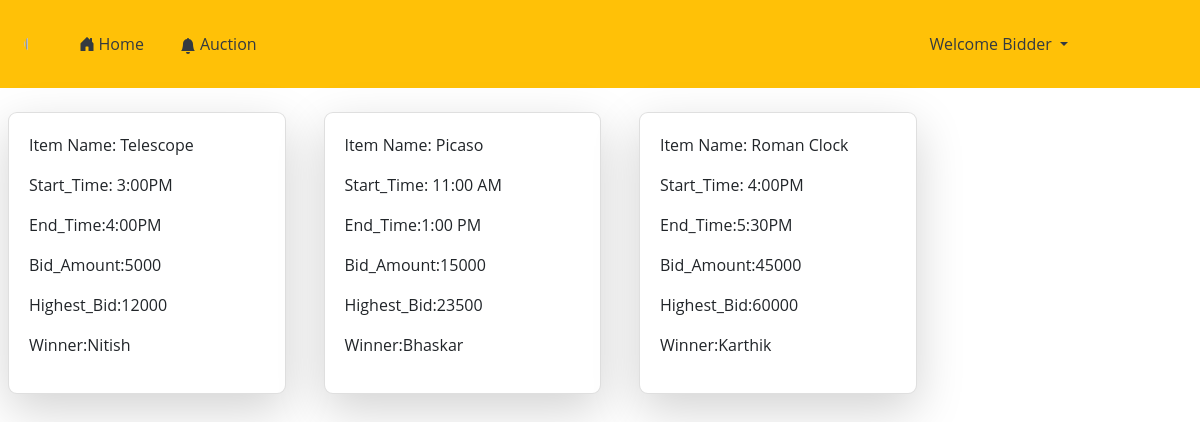
The app's page /home/ (signed in) with its own data.
### AntiqueStoreApp/models.py (models this page shows)
class User(AbstractUser):
	c=[
		('0','Guest'),
		('1','Customer'),
		('2','SalesPerson'),
		('3','bidder'),
	]
	role_type = models.CharField(max_length=5,choices=c,default='0')
	uid=models.CharField(max_length=15)

class Auction(models.Model):
    item = models.CharField(max_length=200)
    start_time = models.CharField(max_length=200)
    end_time = models.CharField(max_length=200)
    bid_amount = models.PositiveIntegerField(default=200)
    highest_bid = models.PositiveIntegerField(default=500, null=True, blank=True)
    winner_name=models.CharField(max_length=200,default='')
    winner = models.ForeignKey(User, on_delete=models.SET_NULL, null=True, blank=True)

### AntiqueStoreApp/views.py (the view)
# urls.py: path('home/',views.homeView,name="home_url"),
def homeView(request):
	k = AntiqueItem.objects.filter(usitem_id=request.user.id)
	h=Auction.objects.filter(winner_id=request.user.id)
	f = AntiqueItem.objects.all()
	g = Auction.objects.all()
	cdt = {}
	jdt={}
	for j in f:
		cdt[j.id]=j.name
		if j.usitem_id in cdt:
			cdt[j.id]=j.name,j.TagLine,j.description,j.image,j.startingprice,j.maximumprice,j.itemtype,cdt[j.usitem_id]
	for l in g:
		jdt[l.winner_id]=l.item
		if l.winner_id in jdt:
			jdt[l.id]=l.item,l.start_time,l.end_time,l.bid_amount,l.highest_bid,l.winner_name,jdt[l.winner_id]
	return render(request,'html/home.html',{'rj':k,'bj':h,'uj':cdt.values(),'kj':jdt.values()})

### templates/html/home.html (shortened to what this page needs)
{% extends 'html/base.html' %}
{% load static %}
{% block content %}
<head>
</head>
{% if request.user.role_type == '2' %}
<div class="row ml-1 mr-1">
  {% for i in rj %}
  <div class="col-3 mb-4 ">
    <div class="card shadow-lg text-center">
      <div class="card-body">
      <img src="{{ i.image.url }}" height="250px" width="250px" class="rounded">
      <p id="info">Item Name: {{i.name}}</p>
      <p id="info">Description: {{i.description}}</p>
      <p id="info">Item Type:{{i.itemtype}}</p>
      <p id="info">Min Price:{{i.startingprice}}</p>
      <p id="info-2">MaxPrice:{{i.maximumprice}}</p>
      </div>
    </div>
  </div>
  {% endfor %}
</div>
</div>
</div>
{% elif request.user.role_type == '3' %}
<div class="row">
  {% for i in bj %}
  <div class="col-md-3 mb-4 ml-2 mt-4">
    <div class="card shadow-lg text-left">
      <div class="card-body">
        <p id="info">Item Name: {{i.item}}</p>
        <p id="info">Start_Time: {{i.start_time}}</p>
        <p id="info">End_Time:{{i.end_time}}</p>
        <p id="info-2">Bid_Amount:{{i.bid_amount}}</p>
        <p id="info-2">Highest_Bid:{{i.highest_bid}}</p>
        <p id="info-2">Winner:{{i.winner_name}}</p>
      </div>
  </div>
</div>
 {% endfor %}
</div>
{% endif %}
{% endblock %}

### templates/html/navbar.html (shortened to what this page needs)
{% load static %}
<nav class="navbar navbar-expand-lg navbar-dark bg-warning p-4">
    <img src="https://bcassetcdn.com/public/blog/wp-content/uploads/2021/10/28205201/classic-antiques-for-furniture-by-dalia-brandcrowd.png" class="rounded-circle" style="width: 3%;">
    <div class="collapse navbar-collapse" id="navbarNavDropdown">
      <ul class="navbar-nav">
        {% if not user.is_authenticated %}
        <li class="nav-item active mx-2">
          <a class="nav-link  text-dark {% if request.path == '/home/' %}active{% endif %}" href="{% url 'home_url' %}"><svg xmlns="http://www.w3.org/2000/svg" width="16" height="19" fill="currentColor" class="bi bi-house-door-fill mx-1" viewBox="0 0 20 15 mx-2">
            <path d="M6.5 14.5v-3.505c0-.245.25-.495.5-.495h2c.25 0 .5.25.5.5v3.5a.5.5 0 0 0 .5.5h4a.5.5 0 0 0 .5-.5v-7a.5.5 0 0 0-.146-.354L13 5.793V2.5a.5.5 0 0 0-.5-.5h-1a.5.5 0 0 0-.5.5v1.293L8.354 1.146a.5.5 0 0 0-.708 0l-6 6A.5.5 0 0 0 1.5 7.5v7a.5.5 0 0 0 .5.5h4a.5.5 0 0 0 .5-.5Z"/>
          </svg>Home <span class="sr-only">(current)</span></a>
        </li>
        <li class="nav-item">
          <a class="nav-link text-dark" href="#"><svg xmlns="http://www.w3.org/2000/svg" width="16" height="16" fill="currentColor" class="bi bi-hourglass-split" viewBox="0 0 16 16">
            <path d="M2.5 15a.5.5 0 1 1 0-1h1v-1a4.5 4.5 0 0 1 2.557-4.06c.29-.139.443-.377.443-.59v-.7c0-.213-.154-.451-.443-.59A4.5 4.5 0 0 1 3.5 3V2h-1a.5.5 0 0 1 0-1h11a.5.5 0 0 1 0 1h-1v1a4.5 4.5 0 0 1-2.557 4.06c-.29.139-.443.377-.443.59v.7c0 .213.154.451.443.59A4.5 4.5 0 0 1 12.5 13v1h1a.5.5 0 0 1 0 1h-11zm2-13v1c0 .537.12 1.045.337 1.5h6.326c.216-.455.337-.963.337-1.5V2h-7zm3 6.35c0 .701-.478 1.236-1.011 1.492A3.5 3.5 0 0 0 4.5 13s.866-1.299 3-1.48V8.35zm1 0v3.17c2.134.181 3 1.48 3 1.48a3.5 3.5 0 0 0-1.989-3.158C8.978 9.586 8.5 9.052 8.5 8.351z"/>
          </svg>Antiques</a>
        </li>
        <li class="nav-item">
          <a class="nav-link text-dark" href="#"><svg xmlns="http://www.w3.org/2000/svg" width="16" height="19" fill="currentColor" class="bi bi-bezier mx-2" viewBox="0 0 16 16">
            <path fill-rule="evenodd" d="M0 10.5A1.5 1.5 0 0 1 1.5 9h1A1.5 1.5 0 0 1 4 10.5v1A1.5 1.5 0 0 1 2.5 13h-1A1.5 1.5 0 0 1 0 11.5v-1zm1.5-.5a.5.5 0 0 0-.5.5v1a.5.5 0 0 0 .5.5h1a.5.5 0 0 0 .5-.5v-1a.5.5 0 0 0-.5-.5h-1zm10.5.5A1.5 1.5 0 0 1 13.5 9h1a1.5 1.5 0 0 1 1.5 1.5v1a1.5 1.5 0 0 1-1.5 1.5h-1a1.5 1.5 0 0 1-1.5-1.5v-1zm1.5-.5a.5.5 0 0 0-.5.5v1a.5.5 0 0 0 .5.5h1a.5.5 0 0 0 .5-.5v-1a.5.5 0 0 0-.5-.5h-1zM6 4.5A1.5 1.5 0 0 1 7.5 3h1A1.5 1.5 0 0 1 10 4.5v1A1.5 1.5 0 0 1 8.5 7h-1A1.5 1.5 0 0 1 6 5.5v-1zM7.5 4a.5.5 0 0 0-.5.5v1a.5.5 0 0 0 .5.5h1a.5.5 0 0 0 .5-.5v-1a.5.5 0 0 0-.5-.5h-1z"/>
            <path d="M6 4.5H1.866a1 1 0 1 0 0 1h2.668A6.517 6.517 0 0 0 1.814 9H2.5c.123 0 .244.015.358.043a5.517 5.517 0 0 1 3.185-3.185A1.503 1.503 0 0 1 6 5.5v-1zm3.957 1.358A1.5 1.5 0 0 0 10 5.5v-1h4.134a1 1 0 1 1 0 1h-2.668a6.517 6.517 0 0 1 2.72 3.5H13.5c-.123 0-.243.015-.358.043a5.517 5.517 0 0 0-3.185-3.185z"/>
          </svg>Jewellery</a>
        </li>
        <li class="nav-item">
          <a class="nav-link text-dark" href="#"><svg xmlns="http://www.w3.org/2000/svg" width="16" height="19" fill="currentColor" class="bi bi-brush" viewBox="0 0 16 16">
            <path d="M15.825.12a.5.5 0 0 1 .132.584c-1.53 3.43-4.743 8.17-7.095 10.64a6.067 6.067 0 0 1-2.373 1.534c-.018.227-.06.538-.16.868-.201.659-.667 1.479-1.708 1.74a8.118 8.118 0 0 1-3.078.132 3.659 3.659 0 0 1-.562-.135 1.382 1.382 0 0 1-.466-.247.714.714 0 0 1-.204-.288.622.622 0 0 1 .004-.443c.095-.245.316-.38.461-.452.394-.197.625-.453.867-.826.095-.144.184-.297.287-.472l.117-.198c.151-.255.326-.54.546-.848.528-.739 1.201-.925 1.746-.896.126.007.243.025.348.048.062-.172.142-.38.238-.608.261-.619.658-1.419 1.187-2.069 2.176-2.67 6.18-6.206 9.117-8.104a.5.5 0 0 1 .596.04zM4.705 11.912a1.23 1.23 0 0 0-.419-.1c-.246-.013-.573.05-.879.479-.197.275-.355.532-.5.777l-.105.177c-.106.181-.213.362-.32.528a3.39 3.39 0 0 1-.76.861c.69.112 1.736.111 2.657-.12.559-.139.843-.569.993-1.06a3.122 3.122 0 0 0 .126-.75l-.793-.792zm1.44.026c.12-.04.277-.1.458-.183a5.068 5.068 0 0 0 1.535-1.1c1.9-1.996 4.412-5.57 6.052-8.631-2.59 1.927-5.566 4.66-7.302 6.792-.442.543-.795 1.243-1.042 1.826-.121.288-.214.54-.275.72v.001l.575.575zm-4.973 3.04.007-.005a.031.031 0 0 1-.007.004zm3.582-3.043.002.001h-.002z"/>
          </svg>Arts & Handcrafts</a>
        </li>
    {% else %}
    <li class="nav-item active mx-2">
          <a class="nav-link  text-dark {% if request.path == '/home/' %}active{% endif %}" href="{% url 'home_url' %}">Home <span class="sr-only">(current)</span></a>
        </li>
    {% if request.user.role_type == '1' %}
    {% if request.user.role_type == '1' %}
        <li class="nav-item">
          <a class="nav-link text-dark" href="#"><svg xmlns="http://www.w3.org/2000/svg" width="16" height="16" fill="currentColor" class="bi bi-hourglass-split" viewBox="0 0 16 16">
            <path d="M2.5 15a.5.5 0 1 1 0-1h1v-1a4.5 4.5 0 0 1 2.557-4.06c.29-.139.443-.377.443-.59v-.7c0-.213-.154-.451-.443-.59A4.5 4.5 0 0 1 3.5 3V2h-1a.5.5 0 0 1 0-1h11a.5.5 0 0 1 0 1h-1v1a4.5 4.5 0 0 1-2.557 4.06c-.29.139-.443.377-.443.59v.7c0 .213.154.451.443.59A4.5 4.5 0 0 1 12.5 13v1h1a.5.5 0 0 1 0 1h-11zm2-13v1c0 .537.12 1.045.337 1.5h6.326c.216-.455.337-.963.337-1.5V2h-7zm3 6.35c0 .701-.478 1.236-1.011 1.492A3.5 3.5 0 0 0 4.5 13s.866-1.299 3-1.48V8.35zm1 0v3.17c2.134.181 3 1.48 3 1.48a3.5 3.5 0 0 0-1.989-3.158C8.978 9.586 8.5 9.052 8.5 8.351z"/>
          </svg>Antiques</a>
        </li>
        <li class="nav-item">
          <a class="nav-link text-dark" href="#"><svg xmlns="http://www.w3.org/2000/svg" width="16" height="19" fill="currentColor" class="bi bi-bezier mx-2" viewBox="0 0 16 16">
            <path fill-rule="evenodd" d="M0 10.5A1.5 1.5 0 0 1 1.5 9h1A1.5 1.5 0 0 1 4 10.5v1A1.5 1.5 0 0 1 2.5 13h-1A1.5 1.5 0 0 1 0 11.5v-1zm1.5-.5a.5.5 0 0 0-.5.5v1a.5.5 0 0 0 .5.5h1a.5.5 0 0 0 .5-.5v-1a.5.5 0 0 0-.5-.5h-1zm10.5.5A1.5 1.5 0 0 1 13.5 9h1a1.5 1.5 0 0 1 1.5 1.5v1a1.5 1.5 0 0 1-1.5 1.5h-1a1.5 1.5 0 0 1-1.5-1.5v-1zm1.5-.5a.5.5 0 0 0-.5.5v1a.5.5 0 0 0 .5.5h1a.5.5 0 0 0 .5-.5v-1a.5.5 0 0 0-.5-.5h-1zM6 4.5A1.5 1.5 0 0 1 7.5 3h1A1.5 1.5 0 0 1 10 4.5v1A1.5 1.5 0 0 1 8.5 7h-1A1.5 1.5 0 0 1 6 5.5v-1zM7.5 4a.5.5 0 0 0-.5.5v1a.5.5 0 0 0 .5.5h1a.5.5 0 0 0 .5-.5v-1a.5.5 0 0 0-.5-.5h-1z"/>
            <path d="M6 4.5H1.866a1 1 0 1 0 0 1h2.668A6.517 6.517 0 0 0 1.814 9H2.5c.123 0 .244.015.358.043a5.517 5.517 0 0 1 3.185-3.185A1.503 1.503 0 0 1 6 5.5v-1zm3.957 1.358A1.5 1.5 0 0 0 10 5.5v-1h4.134a1 1 0 1 1 0 1h-2.668a6.517 6.517 0 0 1 2.72 3.5H13.5c-.123 0-.243.015-.358.043a5.517 5.517 0 0 0-3.185-3.185z"/>
          </svg>Jewellery</a>
        </li>
        <li class="nav-item">
          <a class="nav-link text-dark" href="#"><svg xmlns="http://www.w3.org/2000/svg" width="16" height="19" fill="currentColor" class="bi bi-brush" viewBox="0 0 16 16">
            <path d="M15.825.12a.5.5 0 0 1 .132.584c-1.53 3.43-4.743 8.17-7.095 10.64a6.067 6.067 0 0 1-2.373 1.534c-.018.227-.06.538-.16.868-.201.659-.667 1.479-1.708 1.74a8.118 8.118 0 0 1-3.078.132 3.659 3.659 0 0 1-.562-.135 1.382 1.382 0 0 1-.466-.247.714.714 0 0 1-.204-.288.622.622 0 0 1 .004-.443c.095-.245.316-.38.461-.452.394-.197.625-.453.867-.826.095-.144.184-.297.287-.472l.117-.198c.151-.255.326-.54.546-.848.528-.739 1.201-.925 1.746-.896.126.007.243.025.348.048.062-.172.142-.38.238-.608.261-.619.658-1.419 1.187-2.069 2.176-2.67 6.18-6.206 9.117-8.104a.5.5 0 0 1 .596.04zM4.705 11.912a1.23 1.23 0 0 0-.419-.1c-.246-.013-.573.05-.879.479-.197.275-.355.532-.5.777l-.105.177c-.106.181-.213.362-.32.528a3.39 3.39 0 0 1-.76.861c.69.112 1.736.111 2.657-.12.559-.139.843-.569.993-1.06a3.122 3.122 0 0 0 .126-.75l-.793-.792zm1.44.026c.12-.04.277-.1.458-.183a5.068 5.068 0 0 0 1.535-1.1c1.9-1.996 4.412-5.57 6.052-8.631-2.59 1.927-5.566 4.66-7.302 6.792-.442.543-.795 1.243-1.042 1.826-.121.288-.214.54-.275.72v.001l.575.575zm-4.973 3.04.007-.005a.031.031 0 0 1-.007.004zm3.582-3.043.002.001h-.002z"/>
          </svg>Arts & Handcrafts</a>
        </li>
          <li class="nav-item">
            <a class="nav-link text-dark mx-2"  href="{% url 'sell_item_url' %}"><svg xmlns="http://www.w3.org/2000/svg" width="16" height="19" fill="currentColor" class="bi bi-cart-fill mx-2" viewBox="0 0 16 16">
              <path d="M0 1.5A.5.5 0 0 1 .5 1H2a.5.5 0 0 1 .485.379L2.89 3H14.5a.5.5 0 0 1 .491.592l-1.5 8A.5.5 0 0 1 13 12H4a.5.5 0 0 1-.491-.408L2.01 3.607 1.61 2H.5a.5.5 0 0 1-.5-.5zM5 12a2 2 0 1 0 0 4 2 2 0 0 0 0-4zm7 0a2 2 0 1 0 0 4 2 2 0 0 0 0-4zm-7 1a1 1 0 1 1 0 2 1 1 0 0 1 0-2zm7 0a1 1 0 1 1 0 2 1 1 0 0 1 0-2z"/>
            </svg>Sell Items</a>
          </li>
    {% else %}
    <li class="nav-item">
      <a class="nav-link" href=""></a>
    </li>
    {% endif %}
    {% elif request.user.role_type == '3' %}
    {% if request.user.role_type == '1' %}
    <li class="nav-item">
      <a class="nav-link" href=""></a>
    </li>
    {% else %}
    <li class="nav-item active mx-2">
      <a class="nav-link  text-dark {% if request.path == '/home/' %}active{% endif %}" href="{% url 'auction_url' %}"><svg xmlns="http://www.w3.org/2000/svg" width="16" height="16" fill="currentColor" class="bi bi-bell-fill mx-1" viewBox="0 0 16 16">
        <path d="M8 16a2 2 0 0 0 2-2H6a2 2 0 0 0 2 2zm.995-14.901a1 1 0 1 0-1.99 0A5.002 5.002 0 0 0 3 6c0 1.098-.5 6-2 7h14c-1.5-1-2-5.902-2-7 0-2.42-1.72-4.44-4.005-4.901z"/>
      </svg>Auction <span class="sr-only">(current)</span></a>
    </li>
    {% endif %}
    {% else %}
    <li class="nav-item">
      <a class="nav-link" href="">Access Denied</a>
    </li>
    {% endif %}
    {% endif %}
  </ul>
  <ul class="navbar-nav ml-auto" style="margin-right: 100px;">
    {% if user.is_authenticated %}
    <div class="dropdown">
    <li class="nav-item dropdown">
      <a class="nav-link dropdown-toggle text-dark" href="#" id="navbardrop" data-toggle="dropdown">
        Welcome {{request.user.username}}
      </a>
    </li>
    </div>
    </div>
    {% endif %}
  </nav>

### templates/html/home.html (style rules this page uses)
.card { border-radius: 9px; }
* { font-family: Open Sans; }

### records on screen
User: user.username "Bidder"
Auction: item "Telescope", start_time "3:00PM", end_time "4:00PM", bid_amount "5000", highest_bid "12000", winner_name "Nitish"
Auction: item "Picaso", start_time "11:00 AM", end_time "1:00 PM", bid_amount "15000", highest_bid "23500", winner_name "Bhaskar"
Auction: item "Roman Clock", start_time "4:00PM", end_time "5:30PM", bid_amount "45000", highest_bid "60000", winner_name "Karthik"
